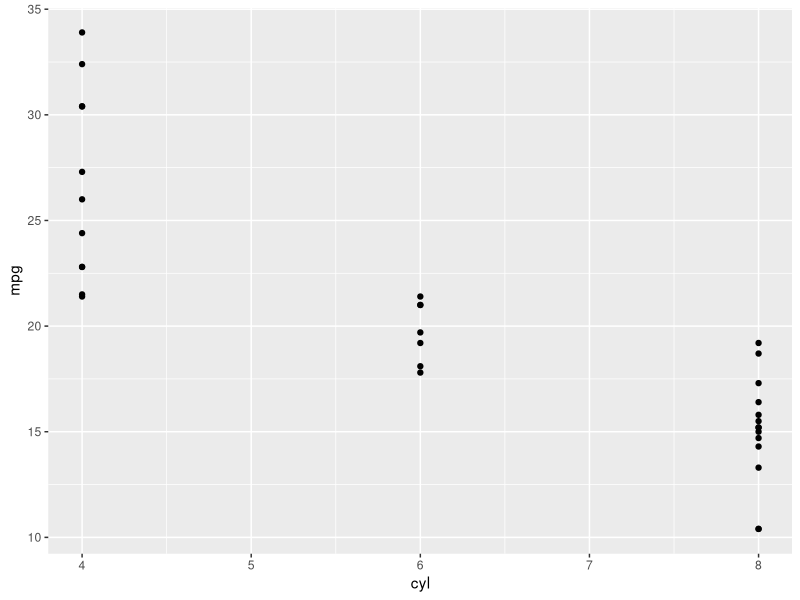
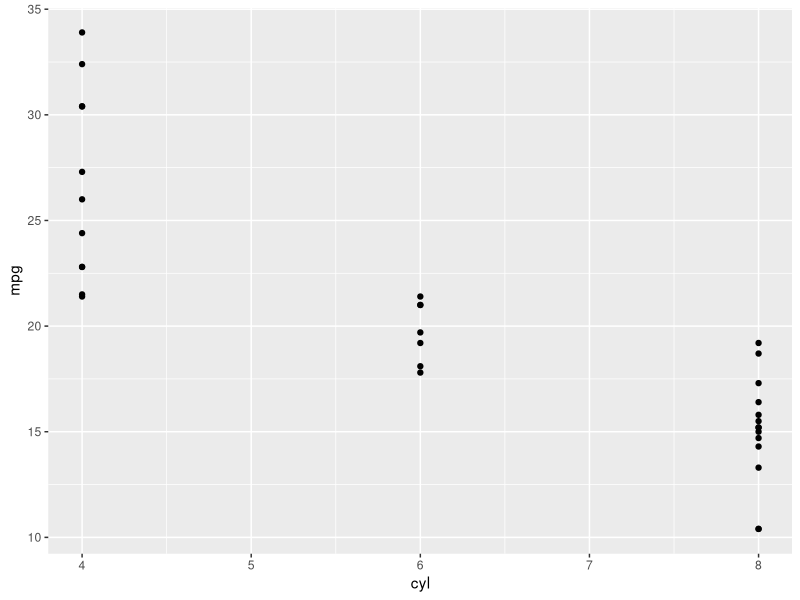
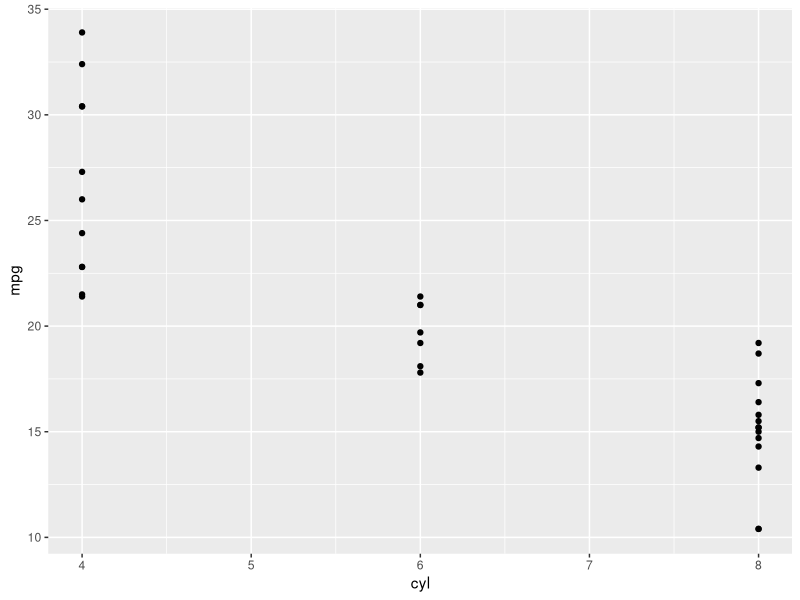
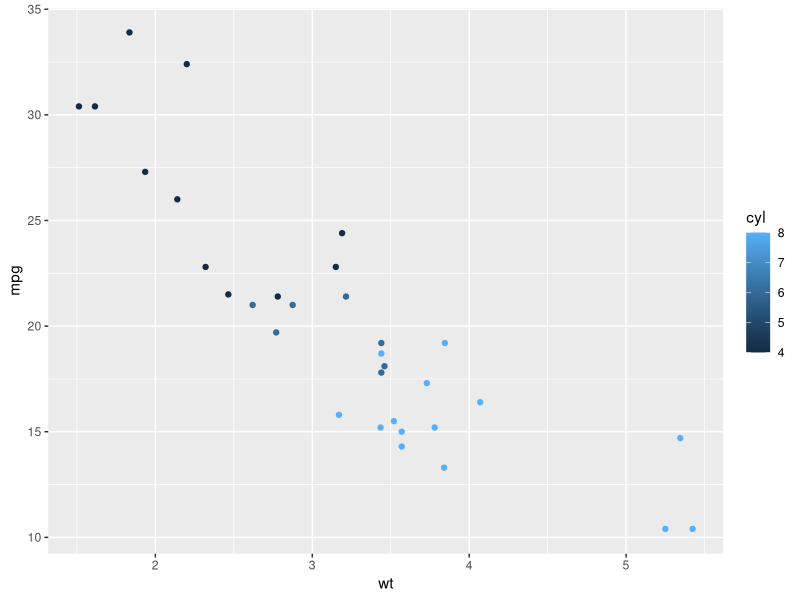
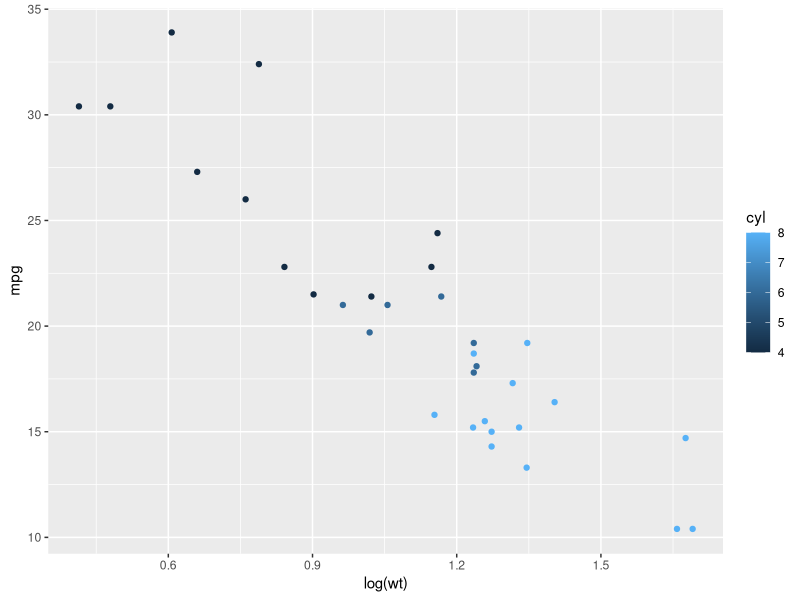
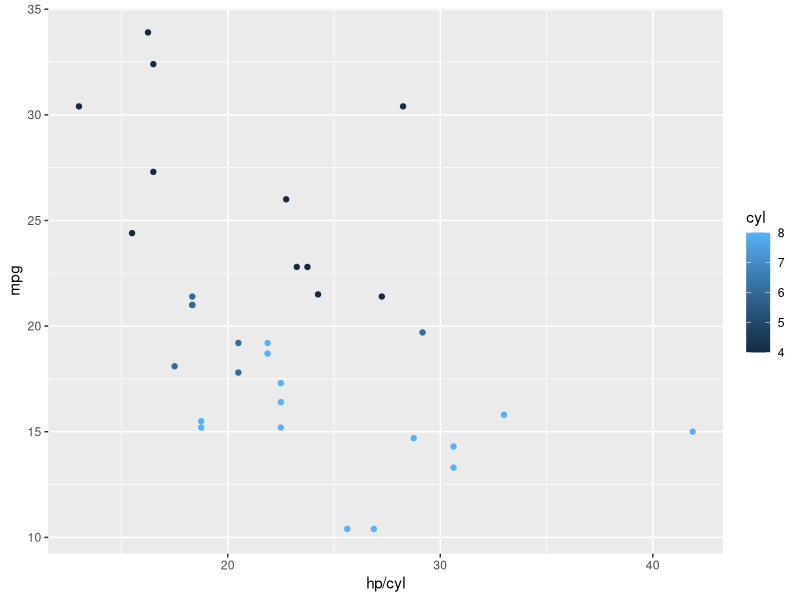

The R script that drew these images, in order:
## ---- chunk 1
library(tidyverse)
## ---- chunk 2
mtcars_tbl <- tibble(mtcars)
mtcars_tbl
## ---- chunk 3
# basic scatterplot
ggplot(mtcars_tbl, aes(x = cyl, y = mpg)) + geom_point()
## ---- chunk 4
# basic scatterplot
ggplot(mtcars_tbl, aes(x = cyl, y = mpg)) + geom_point()
## ---- chunk 5
# this would produce a plot identical to the scatterplot above
# but it is less explicit and more difficult for others to understand your code
ggplot(mtcars_tbl, aes(cyl, mpg)) + geom_point()
## ---- chunk 6
# mpg by weight, data color by cylinder
ggplot(mtcars, aes(x = wt, y = mpg, color = cyl)) + geom_point()
## ---- chunk 7
# a simple manipulation of the data in the aes() layer with log(wt)
ggplot(mtcars, aes(x = log(wt), y = mpg, color = cyl)) + geom_point()
## ---- chunk 8
# x-axis is horsepower per cylinder
ggplot(mtcars, aes(x = hp/cyl, y = mpg, color = cyl)) + geom_point()
